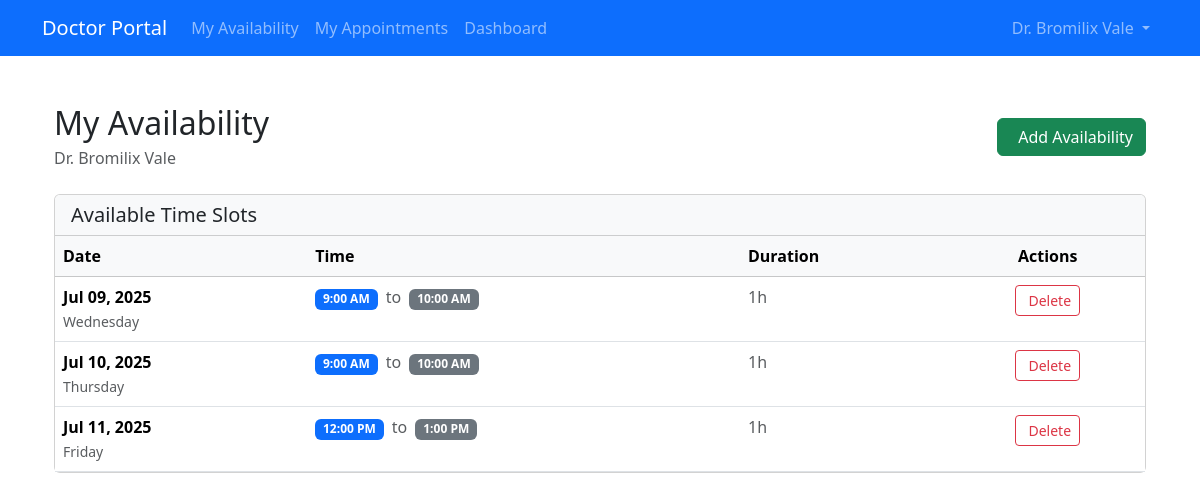
/appointment/doctor/availability/ (signed in), run on an earlier commit of the app's database.
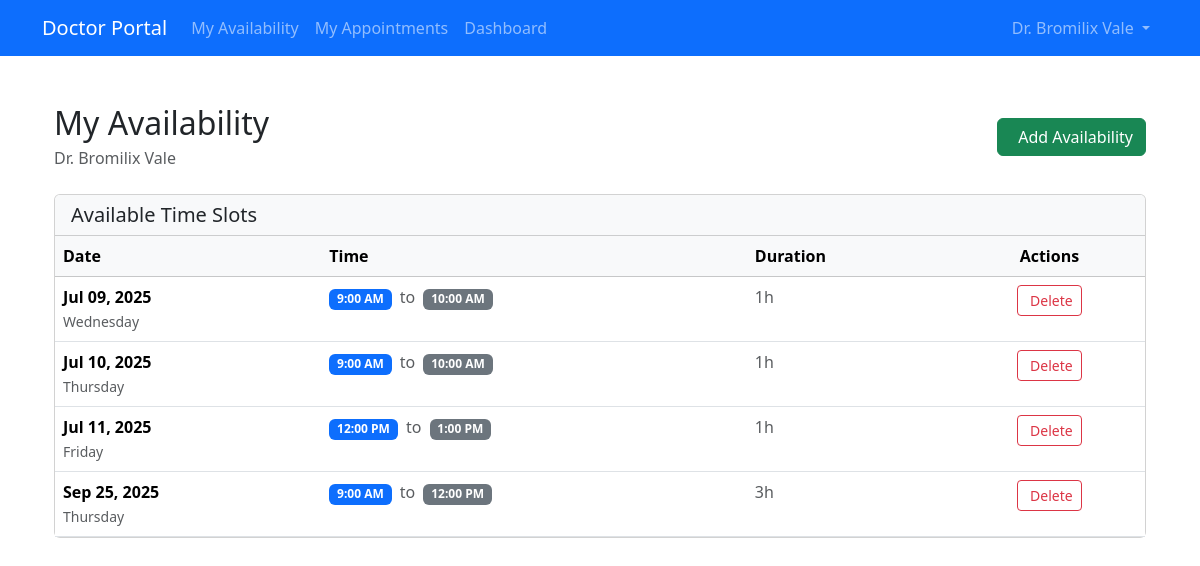
And on a later commit of the database.
### doctor/models.py (models this page shows, shortened)
class Doctor(models.Model):
    STATUS_CHOICES = [
        ('active', 'Active'),
        ('inactive', 'Inactive')
    ]
    user = models.OneToOneField(User, on_delete=models.CASCADE, null=True, blank=True)
    department = models.ForeignKey(Department, on_delete=models.CASCADE, related_name="doctors")
    fname = models.CharField(max_length=64)
    lname = models.CharField(max_length=64)
    license = models.CharField(max_length=20, unique=True)
    specialisation = models.CharField(max_length=64)
    email = models.EmailField(max_length=64, unique=True)
    phone = models.CharField(max_length=20)
    address = models.TextField(max_length=500)
    password = models.CharField(max_length=128, default='@User123')
    status = models.CharField(max_length=10, choices=STATUS_CHOICES, default="active")
    created_at = models.DateTimeField(auto_now_add=True)
    updated_at = models.DateTimeField(auto_now=True)
    class Meta:
        verbose_name = 'Doctor'
        verbose_name_plural = 'Doctors'

### appointment/models.py (models this page shows, shortened)
class DoctorAvailability(models.Model):
    doctor = models.ForeignKey(Doctor, on_delete=models.CASCADE)
    available_date = models.DateField()
    start_time = models.TimeField(default='09:00:00')
    end_time = models.TimeField(default='21:00:00')
    class Meta:
        unique_together = ('doctor', 'available_date', 'start_time', 'end_time')
    @property
    def duration(self):
        if self.start_time and self.end_time:
            start_datetime = datetime.combine(date.today(), self.start_time)
            end_datetime = datetime.combine(date.today(), self.end_time)
            duration = end_datetime - start_datetime
            hours = duration.seconds // 3600
            minutes = (duration.seconds % 3600) // 60
            if hours > 0 and minutes > 0:
                return f"{hours}h {minutes}m"
            elif hours > 0:
                return f"{hours}h"
            elif minutes > 0:
                return f"{minutes}m"
            else:
                return "0m"
        return "N/A"

### appointment/views.py (the view)
# urls.py: path('doctor/availability/', views.doctor_availability_view, name='availability'),
@doctor_login_required
def doctor_availability_view(request):
    doctor = request.doctor
    availability = DoctorAvailability.objects.filter(doctor=doctor)
    return render(request, 'appointment/doctor_availability.html', {
        'availability': availability,
        'doctor': doctor,
    })

### appointment/templates/appointment/doctor_availability.html (shortened to what this page needs)
{% extends 'appointment/base.html' %}
{% block content %}
<div class="container mt-5">
    <div class="row">
        <div class="col-md-8 col-lg-12 mb-5">
            <div class="d-flex justify-content-between align-items-center mb-4">
                <div>
                    <h2 class="mb-1">My Availability</h2>
                    <p class="text-muted mb-0">Dr. {{doctor.fname}} {{doctor.lname}}</p>
                </div>
                <a href="{% url 'appointment:add_availability' %}" class="btn btn-success">
                    Add Availability
                </a>
            </div>
            {% if availability %}
                <div class="card">
                    <div class="card-header bg-light">
                        <h5 class="mb-0">Available Time Slots</h5>
                    </div>
                    <div class="card-body p-0">
                        <div class="table-responsive">
                            <table class="table table-hover mb-0">
                                <thead class="table-light">
                                    <tr>
                                        <th>Date</th>
                                        <th>Time</th>
                                        <th>Duration</th>
                                        <th class="text-center">Actions</th>
                                    </tr>
                                </thead>
                                <tbody>
                                    {% for slot in availability %}
                                    <tr>
                                        <td>
                                            <strong>{{ slot.available_date|date:"M d, Y" }}</strong>
                                            <br>
                                            <small class="text-muted">{{ slot.available_date|date:"l" }}</small>
                                        </td>
                                        <td>
                                            <span class="badge bg-primary me-1">{{ slot.start_time|time:"g:i A" }}</span>
                                            <span class="text-muted">to</span>
                                            <span class="badge bg-secondary ms-1">{{ slot.end_time|time:"g:i A" }}</span>
                                        </td>
                                        <td>
                                            <span class="text-muted">{{ slot.duration }}</span>
                                        </td>
                                        <td class="text-center">
                                            <button type="button" class="btn btn-outline-danger btn-sm delete-btn"
                                                    data-url="{% url 'appointment:delete_availability' slot.id %}"
                                                    data-slot-info="{{ slot.available_date|date:'M d, Y' }} at {{ slot.start_time|time:'g:i A' }}">
                                                Delete
                                            </button>
                                        </td>
                                    </tr>
                                    {% endfor %}
                                </tbody>
                            </table>
                        </div>
                    </div>
                </div>
            {% endif %}
        </div>
    </div>
</div>
{% endblock %}

### appointment/templates/appointment/base.html (shortened to what this page needs)
<!doctype html>
<html lang="en">
  <head>
    <link href="https://cdn.jsdelivr.net/npm/bootstrap@5.3.7/dist/css/bootstrap.min.css" rel="stylesheet">
  </head>
  <body>
    {% if doctor %}
    <nav class="navbar navbar-expand-lg navbar-dark bg-primary">
        <div class="container">
            <a class="navbar-brand" href="{% url 'appointment:availability' %}">Doctor Portal</a>
            <div class="collapse navbar-collapse" id="navbarNav">
                <ul class="navbar-nav me-auto">
                    <li class="nav-item">
                        <a class="nav-link" href="{% url 'appointment:availability' %}">My Availability</a>
                    </li>
                    <li class="nav-item">
                        <a class="nav-link" href="{% url 'appointment:doctor_appointments' %}">My Appointments</a>
                    </li>
                    <li class="nav-item">
                        <a class="nav-link" href="{% url 'doctor:dashboard' %}">Dashboard</a>
                    </li>
                </ul>
                <ul class="navbar-nav">
                    <li class="nav-item dropdown">
                        <a class="nav-link dropdown-toggle" href="#" id="navbarDropdown" role="button" data-bs-toggle="dropdown">
                            Dr. {{ doctor.fname }} {{ doctor.lname }}
                        </a>
                    </li>
                </ul>
            </div>
        </div>
    </nav>
    {% endif %}
    <div class="container mt-3">
        {% block content %}
        {% endblock %}
    </div>
  </body>
</html>

What changed in the data, as far as the page shows it:
added DoctorAvailability: available_date "Sep 25, 2025", available_date "Thursday", start_time "9:00 AM", end_time "12:00 PM", duration "3h"
